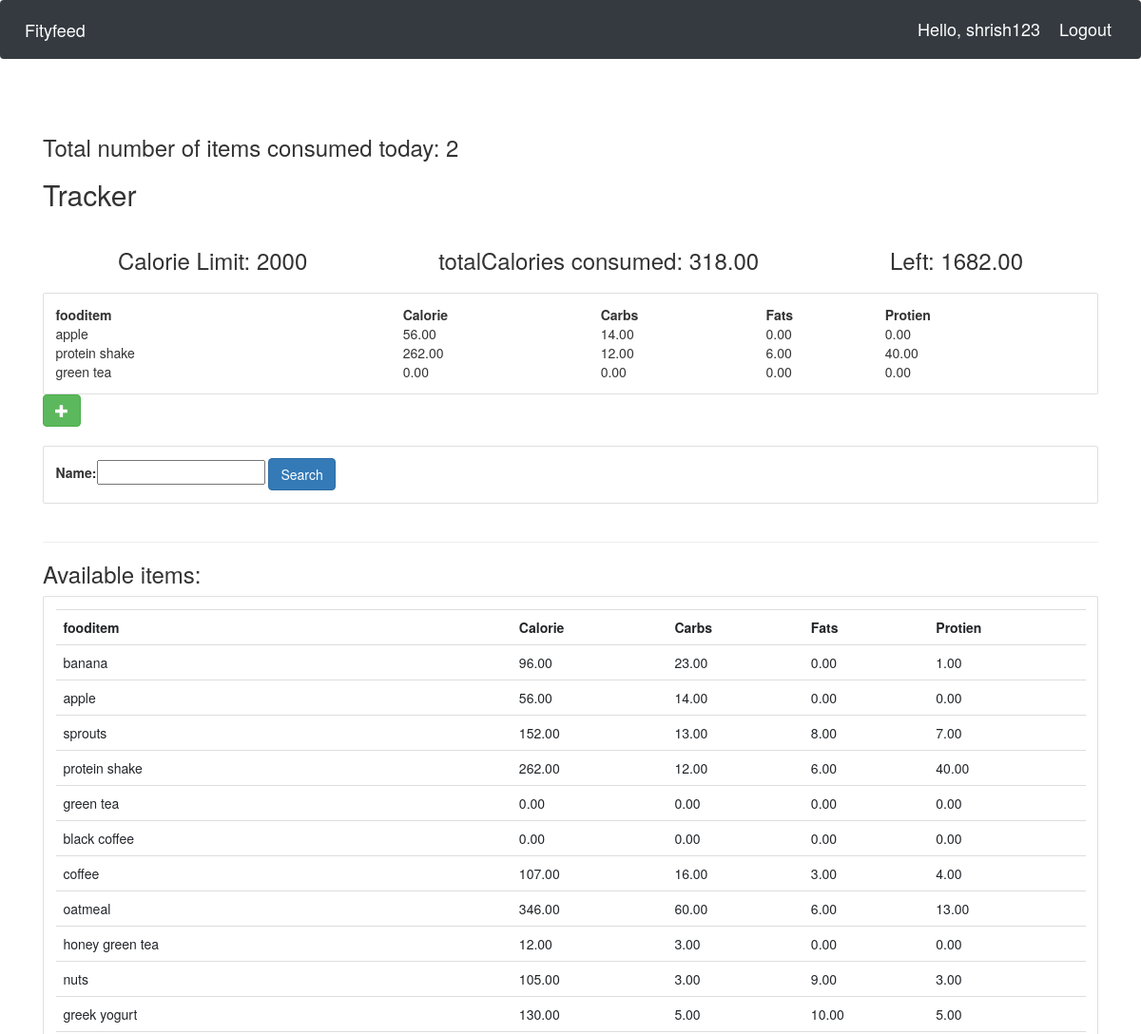
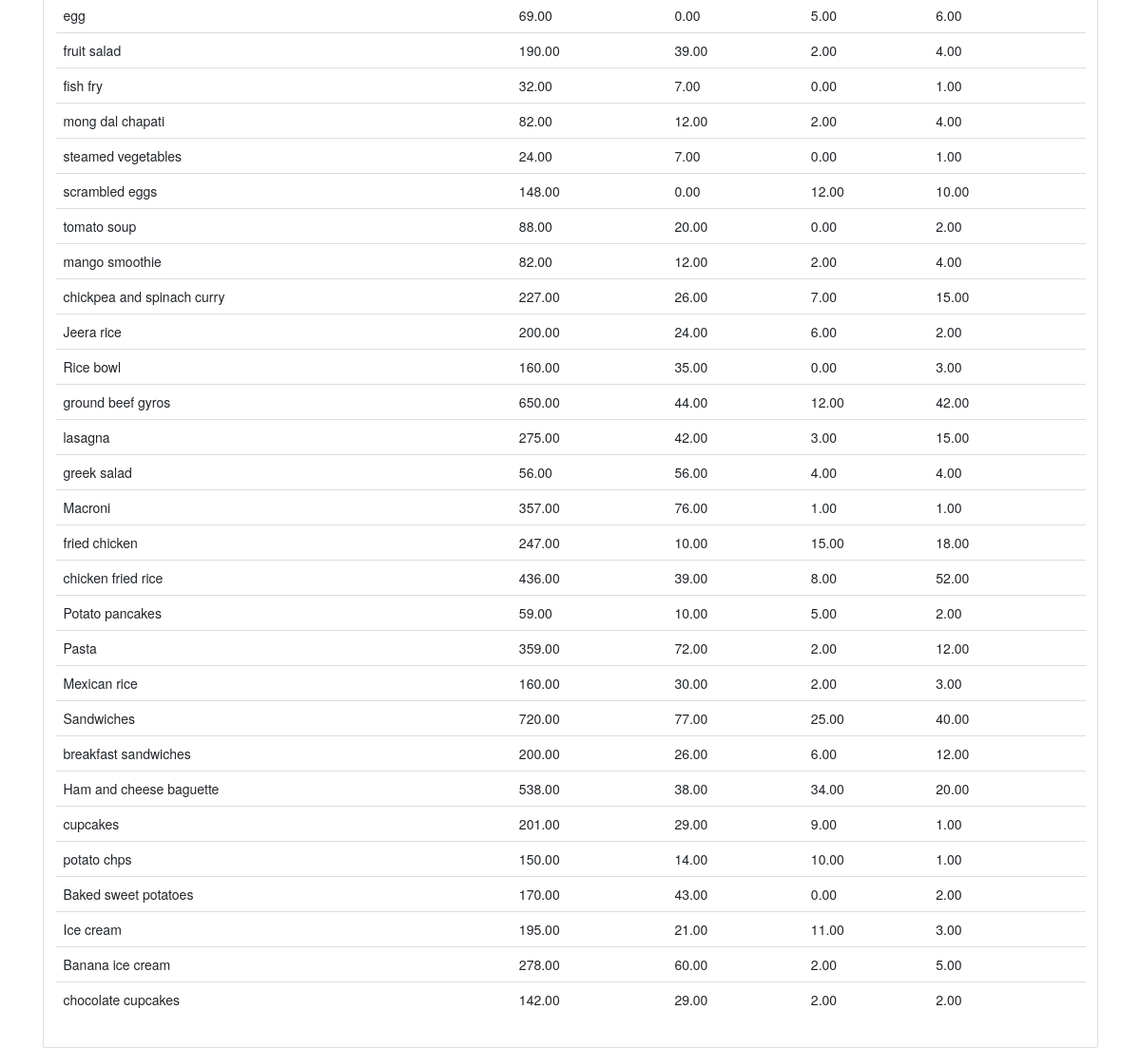
/user/ (signed in), run on the app's committed database (2 pictures, top to bottom).
### Fityfeed/models.py (models this page shows, shortened)
class Fooditem(models.Model):
    name = models.CharField(max_length=200)
    category = models.ManyToManyField(Category)
    carbohydrate = models.DecimalField(max_digits=5,decimal_places=2,default=0)
    fats = models.DecimalField(max_digits=5,decimal_places=2,default=0)
    protein = models.DecimalField(max_digits=5,decimal_places=2,default=0)
    calorie=models.DecimalField(max_digits=5,decimal_places=2,default=0,blank=True)
    quantity = models.IntegerField(default=1,null=True,blank=True)

### Fityfeed/views.py (the view)
# urls.py: path('user/',views.userPage,name='userPage'), #userPage
def userPage(request):
    user=request.user
    cust=user.customer
    fooditems=Fooditem.objects.filter()
    myfilter = fooditemFilter(request.GET,queryset=fooditems)
    fooditems=myfilter.qs
    total=UserFooditem.objects.all()
    myfooditems=total.filter(customer=cust)
    cnt=myfooditems.count()
    querysetFood=[]
    for food in myfooditems:
        querysetFood.append(food.fooditem.all())
    finalFoodItems=[]
    for items in querysetFood:
        for food_items in items:
            finalFoodItems.append(food_items)
    totalCalories=0
    for foods in finalFoodItems:
        totalCalories+=foods.calorie
    CalorieLeft=2000-totalCalories
    context={'CalorieLeft':CalorieLeft,'totalCalories':totalCalories,'cnt':cnt,'foodlist':finalFoodItems,'fooditem':fooditems,'myfilter':myfilter}
    return render(request,'user.html',context)

### Fityfeed/templates/user.html (shortened to what this page needs)
{% extends 'main.html' %}
{% block content %}
<head> <link rel="stylesheet" href="https://maxcdn.bootstrapcdn.com/bootstrap/3.3.7/css/bootstrap.min.css"></head>
<h3>Total number of items consumed today: {{cnt}}</h3>
<div class="today">
	<h2>Tracker</h2>
	<div class="flex-box-row">
		<h3>Calorie Limit: 2000</h3>
		<h3>totalCalories consumed: {{totalCalories}}</h3>
		<h3>Left: {{ CalorieLeft }}</h3>
	</div>
    <div class="card card-body">
        <table>
            <tr>
                <th>fooditem</th>
                <th>Calorie</th>
                <th>Carbs</th>
                <th>Fats</th>
                <th>Protien</th>
            </tr>
            {% for food in foodlist %}
            <tr>
                <td>{{food.name}}</td>
                <td> {{food.calorie}}</td>
                <td> {{food.carbohydrate}}</td>
                <td> {{food.fats}}</td>
				<td> {{food.protein}}</td>
			</tr>
            {% endfor %}
        </table>
	</div>
	<form action="{% url 'addFooditem' %}" method="POST">
		<button type="submit" class="btn btn-success">
			<span class="glyphicon glyphicon-plus"></span>
		</button>
	</form>
</div>
<br>
<div class="row">
	<div class="col">
		<div class="card card-body">
			<form method="get">
				{{myfilter.form}}
		    <button class="btn btn-primary" type="submit">Search</button>
		  </form>
		</div>
	</div>
</div>
<br>
<hr>
<h3>Available items:</h3>
<div class="row">
	<div class="col-md">
		<div class="card card-body">
			<table class="table table-sm">
				<tr>
					<th>fooditem</th>
					<th>Calorie</th>
					<th>Carbs</th>
					<th>Fats</th>
					<th>Protien</th>
				</tr>
				{% for food in fooditem %}
				<tr>
					<td>{{food.name}}</td>
					<td> {{food.calorie}}</td>
					<td> {{food.carbohydrate}}</td>
                    <td> {{food.fats}}</td>
                    <td> {{food.protein}}</td>
					</tr>
				{% endfor %}
			</table>
		</div>
	</div>
</div>
{% endblock %}

### Fityfeed/templates/main.html (shortened to what this page needs)
{% load static %}
<!DOCTYPE html>
<html lang="en">
<head>
    <link rel="stylesheet" href="https://stackpath.bootstrapcdn.com/bootstrap/4.5.0/css/bootstrap.min.css"0>
    <link rel="stylesheet" href="{% static 'css/main.css' %}">
</head>
<body>
    {% include 'navbar.html' %}
    <br>
    <br>
    <div class="container">
    {% block content %}{% endblock %}
    </div>
</body>
</html>

### Fityfeed/templates/navbar.html (shortened to what this page needs)
{% load static%}
<nav class="navbar navbar-expand-lg navbar-dark bg-dark">
    <a class="navbar-brand" href="{% url 'home' %}">Fityfeed</a>
    <span class="hello-msg">Hello, {{request.user}}</span>
    <span ><a  class="hello-msg" href="{% url 'logout' %}">Logout</a></span>
  </nav>

### static/css/main.css (style rules this page uses)
.flex-box-row { display:flex; padding : 10px; flex-wrap: wrap; justify-content: space-around; }

### Fityfeed/templates/navbar.html (style rules this page uses)
.hello-msg { font-size: 18px; color: #fff; margin-right: 20px; }

### data on the page
Fooditem: name "apple", calorie "56.00", carbohydrate "14.00", fats "0.00", protein "0.00"
Fooditem: name "protein shake", calorie "262.00", carbohydrate "12.00", fats "6.00", protein "40.00"
Fooditem: name "green tea", calorie "0.00", carbohydrate "0.00", fats "0.00", protein "0.00"
Fooditem: name "banana", calorie "96.00", carbohydrate "23.00", fats "0.00", protein "1.00"
Fooditem: name "sprouts", calorie "152.00", carbohydrate "13.00", fats "8.00", protein "7.00"
Fooditem: name "black coffee", calorie "0.00", carbohydrate "0.00", fats "0.00", protein "0.00"
Fooditem: name "coffee", calorie "107.00", carbohydrate "16.00", fats "3.00", protein "4.00"
Fooditem: name "oatmeal", calorie "346.00", carbohydrate "60.00", fats "6.00", protein "13.00"
Fooditem: name "honey green tea", calorie "12.00", carbohydrate "3.00", fats "0.00", protein "0.00"
Fooditem: name "nuts", calorie "105.00", carbohydrate "3.00", fats "9.00", protein "3.00"
Fooditem: name "greek yogurt", calorie "130.00", carbohydrate "5.00", fats "10.00", protein "5.00"
Fooditem: name "egg", calorie "69.00", carbohydrate "0.00", fats "5.00", protein "6.00"
Fooditem: name "fruit salad", calorie "190.00", carbohydrate "39.00", fats "2.00", protein "4.00"
Fooditem: name "fish fry", calorie "32.00", carbohydrate "7.00", fats "0.00", protein "1.00"
Fooditem: name "mong dal chapati", calorie "82.00", carbohydrate "12.00", fats "2.00", protein "4.00"
Fooditem: name "steamed vegetables", calorie "24.00", carbohydrate "7.00", fats "0.00", protein "1.00"
Fooditem: name "scrambled eggs", calorie "148.00", carbohydrate "0.00", fats "12.00", protein "10.00"
Fooditem: name "tomato soup", calorie "88.00", carbohydrate "20.00", fats "0.00", protein "2.00"
Fooditem: name "mango smoothie", calorie "82.00", carbohydrate "12.00", fats "2.00", protein "4.00"
Fooditem: name "chickpea and spinach curry", calorie "227.00", carbohydrate "26.00", fats "7.00", protein "15.00"
Fooditem: name "Jeera rice", calorie "200.00", carbohydrate "24.00", fats "6.00", protein "2.00"
Fooditem: name "Rice bowl", calorie "160.00", carbohydrate "35.00", fats "0.00", protein "3.00"
Fooditem: name "ground beef gyros", calorie "650.00", carbohydrate "44.00", fats "12.00", protein "42.00"
Fooditem: name "lasagna", calorie "275.00", carbohydrate "42.00", fats "3.00", protein "15.00"
Fooditem: name "greek salad", calorie "56.00", carbohydrate "56.00", fats "4.00", protein "4.00"
Fooditem: name "Macroni", calorie "357.00", carbohydrate "76.00", fats "1.00", protein "1.00"
Fooditem: name "fried chicken", calorie "247.00", carbohydrate "10.00", fats "15.00", protein "18.00"
Fooditem: name "chicken fried rice", calorie "436.00", carbohydrate "39.00", fats "8.00", protein "52.00"
Fooditem: name "Potato pancakes", calorie "59.00", carbohydrate "10.00", fats "5.00", protein "2.00"
Fooditem: name "Pasta", calorie "359.00", carbohydrate "72.00", fats "2.00", protein "12.00"
Fooditem: name "Mexican rice", calorie "160.00", carbohydrate "30.00", fats "2.00", protein "3.00"
Fooditem: name "Sandwiches", calorie "720.00", carbohydrate "77.00", fats "25.00", protein "40.00"
Fooditem: name "breakfast sandwiches", calorie "200.00", carbohydrate "26.00", fats "6.00", protein "12.00"
Fooditem: name "Ham and cheese baguette", calorie "538.00", carbohydrate "38.00", fats "34.00", protein "20.00"
Fooditem: name "cupcakes", calorie "201.00", carbohydrate "29.00", fats "9.00", protein "1.00"
Fooditem: name "potato chps", calorie "150.00", carbohydrate "14.00", fats "10.00", protein "1.00"
Fooditem: name "Baked sweet potatoes", calorie "170.00", carbohydrate "43.00", fats "0.00", protein "2.00"
Fooditem: name "Ice cream", calorie "195.00", carbohydrate "21.00", fats "11.00", protein "3.00"
Fooditem: name "Banana ice cream", calorie "278.00", carbohydrate "60.00", fats "2.00", protein "5.00"
Fooditem: name "chocolate cupcakes", calorie "142.00", carbohydrate "29.00", fats "2.00", protein "2.00"

### other printed values
{{ request.user }} "shrish123"
{{ cnt }} "2"
{{ totalCalories }} "318.00"
{{ CalorieLeft }} "1682.00"
